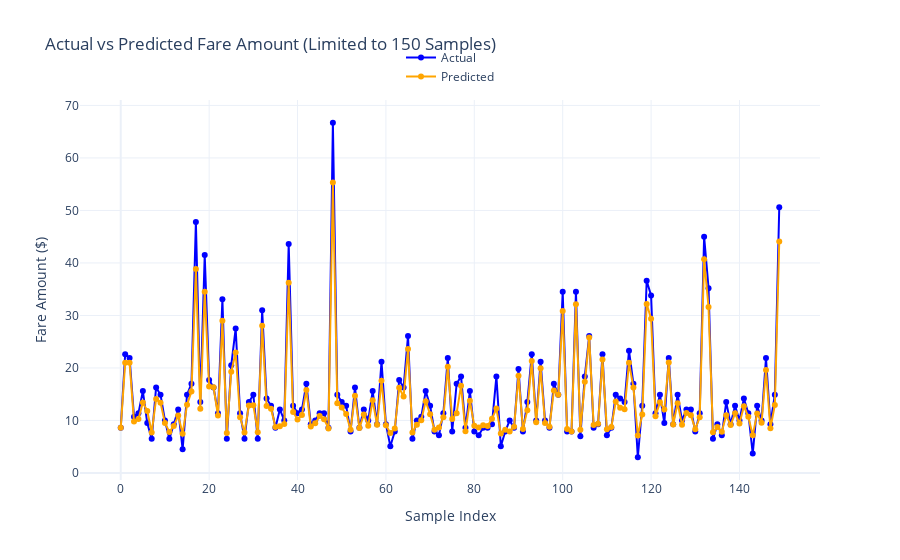

Write notebook code for a chart like this one.
### Code cell
from sklearn.preprocessing import StandardScaler
from tensorflow.keras.models import Sequential
from tensorflow.keras.layers import Dense, Dropout
from tensorflow.keras.callbacks import EarlyStopping
from data import *
from model import *

taxi_type = GREEN
train_sql = getSqlForModeling(taxi_type, isTrain=True)
test_sql = getSqlForModeling(taxi_type, isTrain=False)

scaler = StandardScaler()

model = Sequential([
    Dense(64, input_dim=len(FEATURES), activation="relu"),  # Input layer + first hidden layer
    Dropout(0.2),  # Dropout for regularization
    Dense(32, activation="relu"),  # Second hidden layer
    Dropout(0.2),  # Dropout for regularization
    Dense(16, activation="relu"),  # Third hidden layer
    Dense(1)  # Output layer for regression
])

model.compile(optimizer="adam", loss="mse", metrics=["mae"])

# Sample Test
with DR.engn.connect() as conn:
    for df in pd.read_sql(test_sql, conn, chunksize=CHUNK_SIZE):
        sample_X_test = df[FEATURES]
        sample_y_test = df[VARIABLE]
        break

# Training
early_stopping = EarlyStopping(monitor="val_loss", patience=10, restore_best_weights=True)

with DR.engn.connect() as conn:
    processed = 0
    for df in pd.read_sql(train_sql, conn, chunksize=CHUNK_SIZE):
        processed += len(df)
        X = df[FEATURES]
        y = df[VARIABLE]

        X_train_scaled = scaler.fit_transform(X)
        X_test_scaled = scaler.transform(sample_X_test)

        model.fit(
            X_train_scaled, y,
            validation_data=(X_test_scaled, sample_y_test),
            epochs=100,
            batch_size=32,
            callbacks=[early_stopping],
            verbose=1
        )
        O.out(f'Trained {processed} rows')

# Predictions
with DR.engn.connect() as conn:
    processed = 0
    y_test = []
    y_pred = []
    for df in pd.read_sql(test_sql, conn, chunksize=CHUNK_SIZE):
        processed += len(df)
        X = df[FEATURES]
        y_test.append(df[VARIABLE])

        X_test_scaled = scaler.transform(X)

        y_p = model.predict(X_test_scaled)
        y_pred.append(y_p.flatten())
        O.out(f'Predicted {processed} rows')

# Performance
merged_y_test = pd.concat(y_test, ignore_index=True)
merged_y_pred = np.concatenate(y_pred)

showPerformance(merged_y_test, merged_y_pred)

### Figure 1 — Plotly figure (JSON) as saved in the notebook; plotly's stock layout.template omitted (floating-point values rounded to 4 significant figures; data arrays with more than 128 entries replaced by an {"elided": "..."} marker saying what was removed)
{"data": [{"line": {"color": "blue"}, "mode": "lines+markers", "name": "Actual", "type": "scatter", "x": {"elided": "150 int values"}, "y": {"elided": "150 float values"}}, {"line": {"color": "orange"}, "mode": "lines+markers", "name": "Predicted", "type": "scatter", "x": {"elided": "150 int values"}, "y": {"elided": "150 float values"}}], "layout": {"legend": {"x": 0.5, "xanchor": "center", "y": 1.15, "yanchor": "top"}, "title": {"text": "Actual vs Predicted Fare Amount (Limited to 150 Samples)"}, "xaxis": {"title": {"text": "Sample Index"}}, "yaxis": {"title": {"text": "Fare Amount ($)"}}}}
